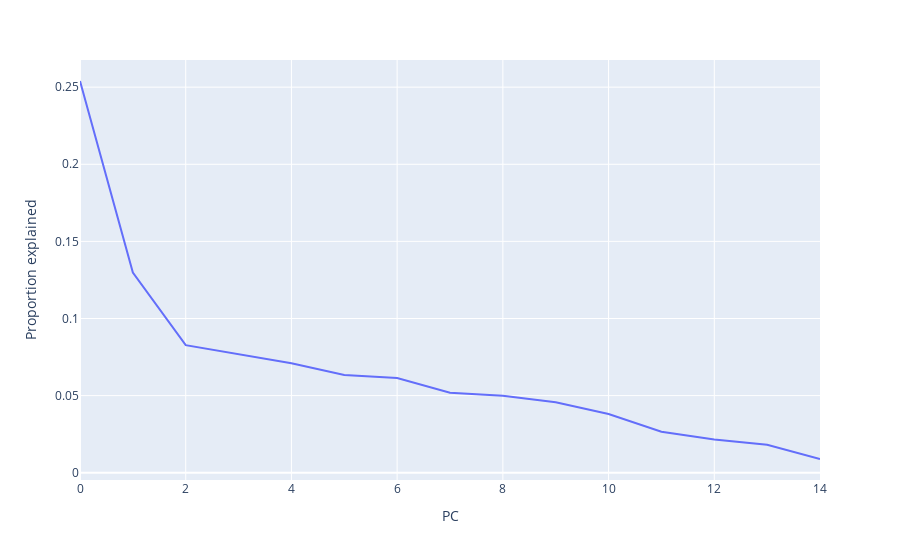

This figure's notebook cell:
### Markdown cell above
Scree Plot

### Code cell
px.line(x=np.arange(prop_var .shape[0]),
        y=prop_var ,
        labels={"x": "PC",
                "y": "Proportion explained"})

### Figure 1 — Plotly figure (JSON) as saved in the notebook; plotly's stock layout.template omitted (floating-point values rounded to 4 significant figures)
{"data": [{"hovertemplate": "PC=%{x}<br>Proportion explained=%{y}<extra></extra>", "legendgroup": "", "line": {"color": "#636efa", "dash": "solid"}, "marker": {"symbol": "circle"}, "mode": "lines", "name": "", "orientation": "v", "showlegend": false, "type": "scatter", "x": [0, 1, 2, 3, 4, 5, 6, 7, 8, 9, 10, 11, 12, 13, 14], "xaxis": "x", "y": [0.254, 0.1298, 0.08273, 0.07691, 0.07099, 0.06334, 0.06142, 0.05183, 0.0499, 0.0457, 0.03813, 0.02664, 0.02154, 0.01816, 0.008905], "yaxis": "y"}], "layout": {"legend": {"tracegroupgap": 0}, "margin": {"t": 60}, "xaxis": {"anchor": "y", "domain": [0, 1], "title": {"text": "PC"}}, "yaxis": {"anchor": "x", "domain": [0, 1], "title": {"text": "Proportion explained"}}}}
